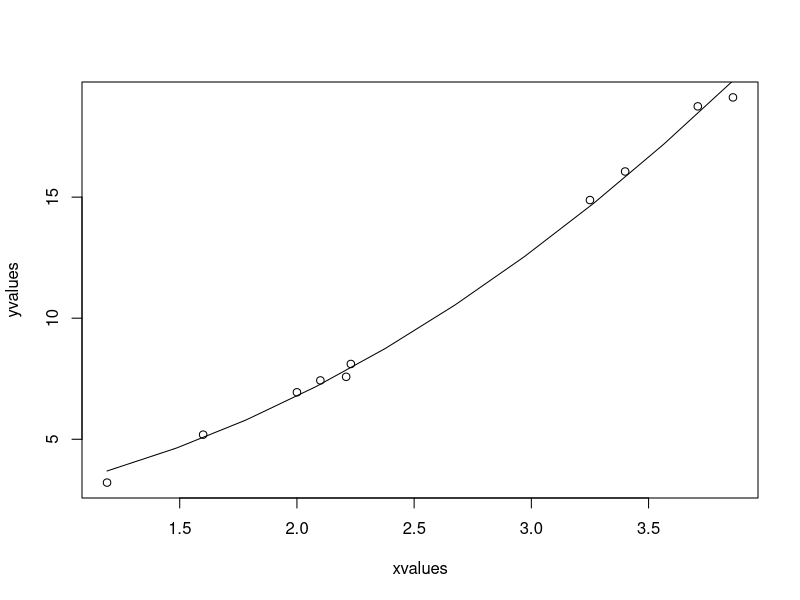

Reproduce this figure in R.
xvalues <- c(1.6,2.1,2,2.23,3.71,3.25,3.4,3.86,1.19,2.21)
yvalues <- c(5.19,7.43,6.94,8.11,18.75,14.88,16.06,19.12,3.21,7.58)

png(file="nls.png")

plot(xvalues,yvalues)

model <- nls(yvalues ~ b1*xvalues^2+b2,start=list(b1=1,b2=3))

new.data <- data.frame(xvalues =seq(min(xvalues),max(xvalues),len=10))

lines(new.data$xvalues,predict(model,newdata=new.data))

dev.off()

print(sum(resid(model)^2))

print(confint(model))
